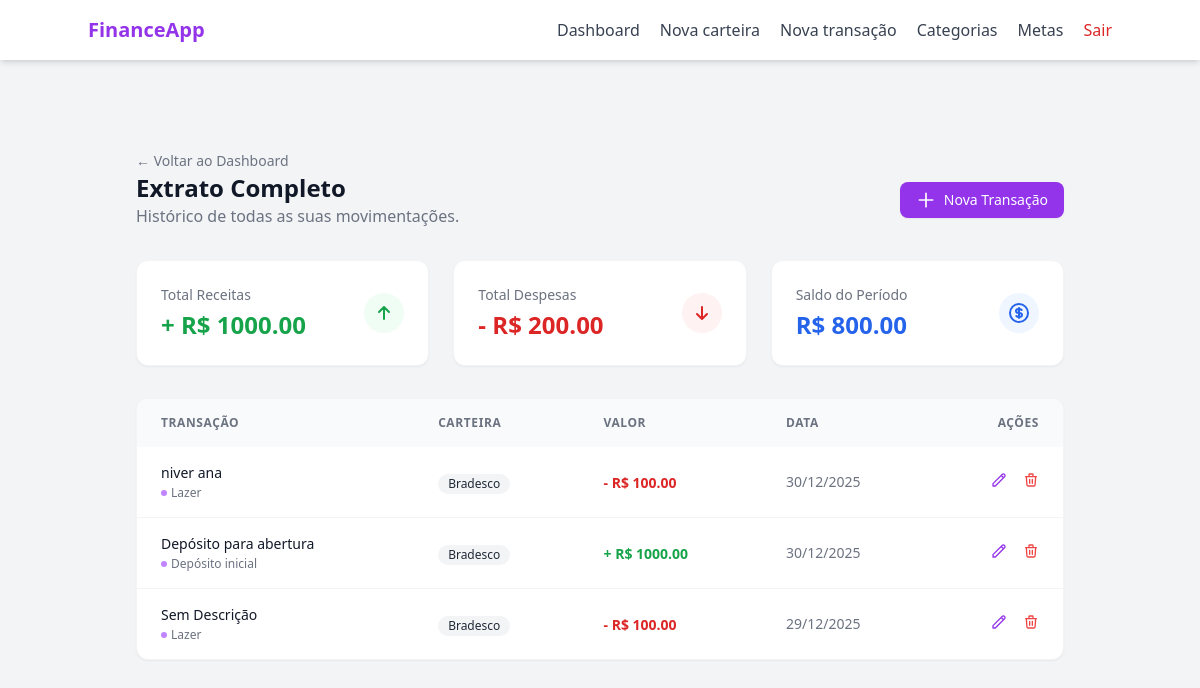
Screenshot of /transaction (signed in) with the database file from the repository.
### models/transaction.py (models this page shows, shortened)
class Transaction(db.Model):
    __tablename__ = "transactions"
    id = db.Column(db.Integer, primary_key= True)
    transaction_type = db.Column(db.String(20), nullable= False)
    value = db.Column(db.Float, nullable= False)
    created_at = db.Column(db.Date, default= lambda: datetime.now(timezone.utc).date())
    description = db.Column(db.String(100), nullable= True)
    wallet_id = db.Column(db.Integer, db.ForeignKey("wallets.id"), nullable= False)
    category_id = db.Column(db.Integer, db.ForeignKey("categories.id"), nullable= False)
    category = db.relationship("Category", backref= "transactions", lazy= True)
    wallet = db.relationship("Wallet", backref= "transactions", lazy= True)

### models/category.py (models this page shows, shortened)
class Category(db.Model):
    __tablename__ = "categories"
    id = db.Column(db.Integer, primary_key= True)
    name = db.Column(db.String(100), nullable= False)
    type = db.Column(db.String(20), nullable= False)
    __mapper_args__ = {
        "polymorphic_on": type,
        "polymorphic_identity": "category"
    }

class UserCategory(Category):
    __mapper_args__ = {
        "polymorphic_identity": "user"
    }
    user_id = db.Column(db.Integer, db.ForeignKey("users.id"), nullable= True)

### models/wallet.py (models this page shows, shortened)
class Wallet(db.Model):
    __tablename__ = "wallets"
    id = db.Column(db.Integer, primary_key= True)
    wallet_name = db.Column(db.String(100), nullable= False)
    initial_balance = db.Column(db.Float, default= 0.0)
    current_balance = db.Column(db.Float, default= 0.0)
    is_active = db.Column(db.Boolean, default= True)
    created_at = db.Column(db.DateTime, default= lambda: datetime.now(timezone.utc).date())
    user_id = db.Column(db.Integer, db.ForeignKey("users.id"), nullable= False)

### routes/transaction_routes.py (the view)
@transaction_bp.route("", methods=["GET"])
@login_required
def transaction_page():
    transactions = TransactionController.get_user_transactions(user_id=current_user.id)
    total_income = sum(t.value for t in transactions if t.transaction_type == "income")
    total_expense = sum(t.value for t in transactions if t.transaction_type == "expense")
    total_balance = total_income - total_expense
    categories = CategoryController.get_user_categories(user_id= current_user.id)
    return render_template("transaction/index.html",
                           transactions=transactions,
                           total_income=total_income,
                           total_expense=total_expense,
                           total_balance=total_balance,
                           categories = categories)

### controllers/category_controller.py (called while the page is built)
    @staticmethod
    def get_user_categories(user_id):
        return UserCategory.query.filter_by(user_id= user_id).all()

### controllers/transaction_controller.py (called while the page is built)
    @staticmethod
    def get_user_transactions(user_id):
        return Transaction.query.join(Wallet).filter(Wallet.user_id == user_id).order_by(Transaction.created_at.desc()).order_by(Transaction.id.desc()).all()

### templates/transaction/index.html (shortened to what this page needs)
{% extends "base.html" %}
{% block content %}
<div class="max-w-7xl mx-auto px-4 sm:px-6 lg:px-8 py-8">
    <div class="text-left pt-4">
        <a href="{{ url_for('main_bp.dashboard_page') }}" class="text-sm text-gray-500 hover:text-purple-600 transition-colors">
            ← Voltar ao Dashboard
        </a>
    </div>
    <div class="flex flex-col sm:flex-row justify-between items-start sm:items-center mb-8 gap-4">
        <div>
            <h1 class="text-2xl font-bold text-gray-900">Extrato Completo</h1>
            <p class="text-gray-500">Histórico de todas as suas movimentações.</p>
        </div>
        <a href="{{ url_for('transaction_bp.transaction_new_page') }}" class="inline-flex items-center px-4 py-2 bg-purple-600 hover:bg-purple-700 text-white text-sm font-medium rounded-lg transition-colors shadow-sm">
            <svg class="w-5 h-5 mr-2" fill="none" stroke="currentColor" viewBox="0 0 24 24"><path stroke-linecap="round" stroke-linejoin="round" stroke-width="2" d="M12 4v16m8-8H4"></path></svg>
            Nova Transação
        </a>
    </div>
    <div class="grid grid-cols-1 md:grid-cols-3 gap-6 mb-8">
        <div class="bg-white p-6 rounded-xl border border-gray-100 shadow-sm flex items-center justify-between">
            <div>
                <p class="text-sm text-gray-500 mb-1">Total Receitas</p>
                <h3 class="text-2xl font-bold text-green-600">+ R$ {{ "%.2f"|format(total_income) }}</h3>
            </div>
            <div class="w-10 h-10 rounded-full bg-green-50 flex items-center justify-center text-green-600">
                <svg class="w-6 h-6" fill="none" stroke="currentColor" viewBox="0 0 24 24"><path stroke-linecap="round" stroke-linejoin="round" stroke-width="2" d="M7 11l5-5m0 0l5 5m-5-5v12"></path></svg>
            </div>
        </div>
        <div class="bg-white p-6 rounded-xl border border-gray-100 shadow-sm flex items-center justify-between">
            <div>
                <p class="text-sm text-gray-500 mb-1">Total Despesas</p>
                <h3 class="text-2xl font-bold text-red-600">- R$ {{ "%.2f"|format(total_expense) }}</h3>
            </div>
            <div class="w-10 h-10 rounded-full bg-red-50 flex items-center justify-center text-red-600">
                <svg class="w-6 h-6" fill="none" stroke="currentColor" viewBox="0 0 24 24"><path stroke-linecap="round" stroke-linejoin="round" stroke-width="2" d="M17 13l-5 5m0 0l-5-5m5 5V6"></path></svg>
            </div>
        </div>
        <div class="bg-white p-6 rounded-xl border border-gray-100 shadow-sm flex items-center justify-between">
            <div>
                <p class="text-sm text-gray-500 mb-1">Saldo do Período</p>
                <h3 class="text-2xl font-bold {{ 'text-blue-600' if total_balance >= 0 else 'text-red-600' }}">
                    R$ {{ "%.2f"|format(total_balance) }}
                </h3>
            </div>
            <div class="w-10 h-10 rounded-full bg-blue-50 flex items-center justify-center text-blue-600">
            </div>
        </div>
    </div>
    <div class="bg-white rounded-xl shadow-sm border border-gray-100 overflow-hidden">
        <table class="w-full text-left border-collapse">
            <thead class="bg-gray-50">
                <tr>
                    <th class="px-6 py-4 text-xs font-semibold text-gray-500 uppercase tracking-wider">Transação</th>
                    <th class="px-6 py-4 text-xs font-semibold text-gray-500 uppercase tracking-wider">Carteira</th> <th class="px-6 py-4 text-xs font-semibold text-gray-500 uppercase tracking-wider">Valor</th>
                    <th class="px-6 py-4 text-xs font-semibold text-gray-500 uppercase tracking-wider">Data</th>
                    <th class="px-6 py-4 text-xs font-semibold text-gray-500 uppercase tracking-wider text-right">Ações</th>
                </tr>
            </thead>
            <tbody class="divide-y divide-gray-100">
                {% for transaction in transactions %}
                <tr class="hover:bg-gray-50 transition-colors group">
                    <td class="px-6 py-4">
                        <div class="flex flex-col">
                            <span class="text-sm font-medium text-gray-900">{{ transaction.description if transaction.description else 'Sem Descrição' }}</span>
                            <span class="text-xs text-gray-500 flex items-center gap-1 mt-0.5">
                                <span class="w-1.5 h-1.5 rounded-full bg-purple-400"></span>
                                {{ transaction.category.name if transaction.category else 'Sem Categoria' }}
                            </span>
                        </div>
                    </td>
                    <td class="px-6 py-4">
                        <span class="inline-flex items-center px-2.5 py-0.5 rounded-full text-xs font-medium bg-gray-100 text-gray-800">
                            {{ transaction.wallet.wallet_name }}
                        </span>
                    </td>
                    <td class="px-6 py-4 whitespace-nowrap">
                        <span class="text-sm font-bold {{ 'text-green-600' if transaction.transaction_type == 'income' else 'text-red-600' }}">
                            {{ "-" if transaction.transaction_type == 'expense' else "+" }} R$ {{ "%.2f"|format(transaction.value) }}
                        </span>
                    </td>
                    <td class="px-6 py-4 whitespace-nowrap text-sm text-gray-500">
                        {{ transaction.created_at.strftime('%d/%m/%Y') }}
                    </td>
                    <td class="px-6 py-4 text-right">
                        <button class="text-purple-600 hover:text-purple-700 mr-3"
                            title="Editar"
                            onclick="openEditTransactionModal(
                                '{{ url_for('transaction_bp.edit_transaction', transaction_id=transaction.id) }}',
                                '{{transaction.value}}',
                                '{{ transaction.created_at.strftime('%Y-%m-%d') if transaction.created_at else '' }}',
                                '{{transaction.description}}',
                                '{{transaction.category_id}}'
                            )"
                            {% if transaction.category.type == 'system' %} disabled {% endif %}>
                            <svg class="w-4 h-4" fill="none" stroke="currentColor" viewBox="0 0 24 24"><path stroke-linecap="round" stroke-linejoin="round" stroke-width="2" d="M15.232 5.232l3.536 3.536m-2.036-5.036a2.5 2.5 0 113.536 3.536L6.5 21.036H3v-3.572L16.732 3.732z"></path></svg>
                        </button>
                        <button class="text-red-500 hover:text-red-700"
                            title="Deletar"
                            onclick="openConfirmModal(
                            '{{ url_for('transaction_bp.delete_transaction', transaction_id=transaction.id) }}',
                            'Excluir Transação',
                            'Tem certeza que deseja apagar a transação de R$ {{ transaction.value }}? O saldo da carteira será atualizado.'
                            )"
                            class="text-red-600 hover:text-red-800 hover:underline transition-colors font-medium text-sm flex items-center gap-1"
                            {% if transaction.category.type == 'system' %} disabled {% endif %}>
                            <svg class="w-4 h-4" fill="none" stroke="currentColor" viewBox="0 0 24 24"><path stroke-linecap="round" stroke-linejoin="round" stroke-width="2" d="M19 7l-.867 12.142A2 2 0 0116.138 21H7.862a2 2 0 01-1.995-1.858L5 7m5 4v6m4-6v6m1-10V4a1 1 0 00-1-1h-4a1 1 0 00-1 1v3M4 7h16"></path></svg>
                        </button>
                    </td>
                </tr>
                {% endfor %}
            </tbody>
        </table>
    </div>
</div>
{% endblock %}

### rows the page displays
Transaction: transaction_type "-", value "100.00"
Transaction: transaction_type "+", value "1000.00"
Transaction: transaction_type "-", value "100.00"

### other values shown
{{ "%.2f"|format(total_income) }} "1000.00"
{{ "%.2f"|format(total_expense) }} "200.00"
{{ "%.2f"|format(total_balance) }} "800.00"
